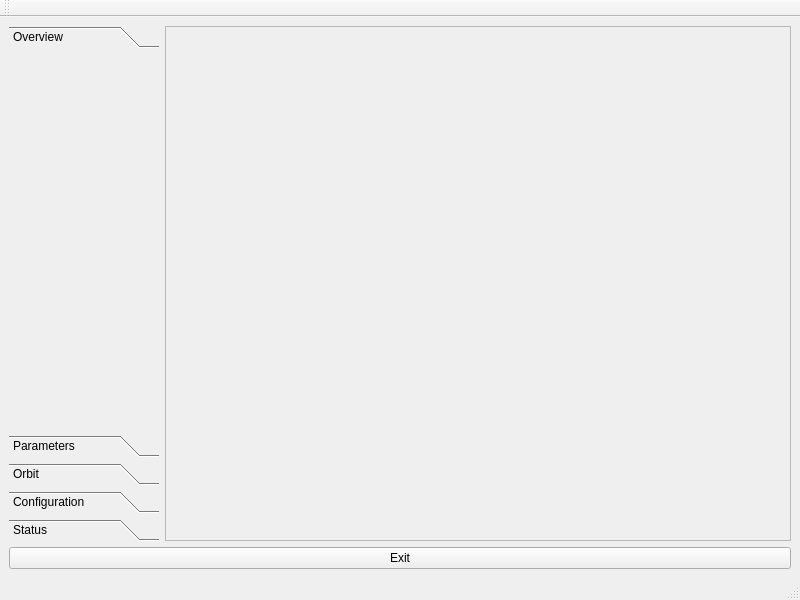
<?xml version="1.0" encoding="UTF-8"?>
<ui version="4.0">
 <class>MainWindow</class>
 <widget class="QMainWindow" name="MainWindow">
  <property name="geometry">
   <rect>
    <x>0</x>
    <y>0</y>
    <width>800</width>
    <height>600</height>
   </rect>
  </property>
  <property name="windowTitle">
   <string>MainWindow</string>
  </property>
  <widget class="QWidget" name="centralwidget">
   <layout class="QVBoxLayout" name="verticalLayout">
    <item>
     <layout class="QHBoxLayout" name="horizontalLayout">
      <item>
       <widget class="QToolBox" name="toolBox">
        <property name="maximumSize">
         <size>
          <width>150</width>
          <height>16777215</height>
         </size>
        </property>
        <property name="currentIndex">
         <number>0</number>
        </property>
        <widget class="QWidget" name="page_overview">
         <property name="geometry">
          <rect>
           <x>0</x>
           <y>0</y>
           <width>150</width>
           <height>342</height>
          </rect>
         </property>
         <attribute name="label">
          <string>Overview</string>
         </attribute>
        </widget>
        <widget class="QWidget" name="page_parameters">
         <property name="geometry">
          <rect>
           <x>0</x>
           <y>0</y>
           <width>103</width>
           <height>78</height>
          </rect>
         </property>
         <attribute name="label">
          <string>Parameters</string>
         </attribute>
         <layout class="QVBoxLayout" name="verticalLayout_2">
          <item>
           <widget class="QPushButton" name="pushButton_parametersSingle">
            <property name="text">
             <string>Single</string>
            </property>
           </widget>
          </item>
          <item>
           <widget class="QPushButton" name="pushButton_parametersMulti">
            <property name="text">
             <string>Multi</string>
            </property>
           </widget>
          </item>
         </layout>
        </widget>
        <widget class="QWidget" name="page_orbit">
         <property name="geometry">
          <rect>
           <x>0</x>
           <y>0</y>
           <width>98</width>
           <height>28</height>
          </rect>
         </property>
         <attribute name="label">
          <string>Orbit</string>
         </attribute>
        </widget>
        <widget class="QWidget" name="page_configuration">
         <property name="geometry">
          <rect>
           <x>0</x>
           <y>0</y>
           <width>98</width>
           <height>28</height>
          </rect>
         </property>
         <attribute name="label">
          <string>Configuration</string>
         </attribute>
        </widget>
        <widget class="QWidget" name="page_status">
         <property name="geometry">
          <rect>
           <x>0</x>
           <y>0</y>
           <width>98</width>
           <height>28</height>
          </rect>
         </property>
         <attribute name="label">
          <string>Status</string>
         </attribute>
        </widget>
       </widget>
      </item>
      <item>
       <widget class="QScrollArea" name="scrollArea">
        <property name="widgetResizable">
         <bool>true</bool>
        </property>
        <widget class="QWidget" name="scrollAreaWidgetContents">
         <property name="geometry">
          <rect>
           <x>0</x>
           <y>0</y>
           <width>622</width>
           <height>485</height>
          </rect>
         </property>
        </widget>
       </widget>
      </item>
     </layout>
    </item>
    <item>
     <widget class="QPushButton" name="pushButton_exit">
      <property name="text">
       <string>Exit</string>
      </property>
     </widget>
    </item>
   </layout>
  </widget>
  <widget class="QMenuBar" name="menubar">
   <property name="geometry">
    <rect>
     <x>0</x>
     <y>0</y>
     <width>800</width>
     <height>25</height>
    </rect>
   </property>
  </widget>
  <widget class="QStatusBar" name="statusbar"/>
  <widget class="QToolBar" name="toolBar">
   <property name="windowTitle">
    <string>toolBar</string>
   </property>
   <attribute name="toolBarArea">
    <enum>TopToolBarArea</enum>
   </attribute>
   <attribute name="toolBarBreak">
    <bool>false</bool>
   </attribute>
  </widget>
 </widget>
 <resources/>
 <connections/>
</ui>
